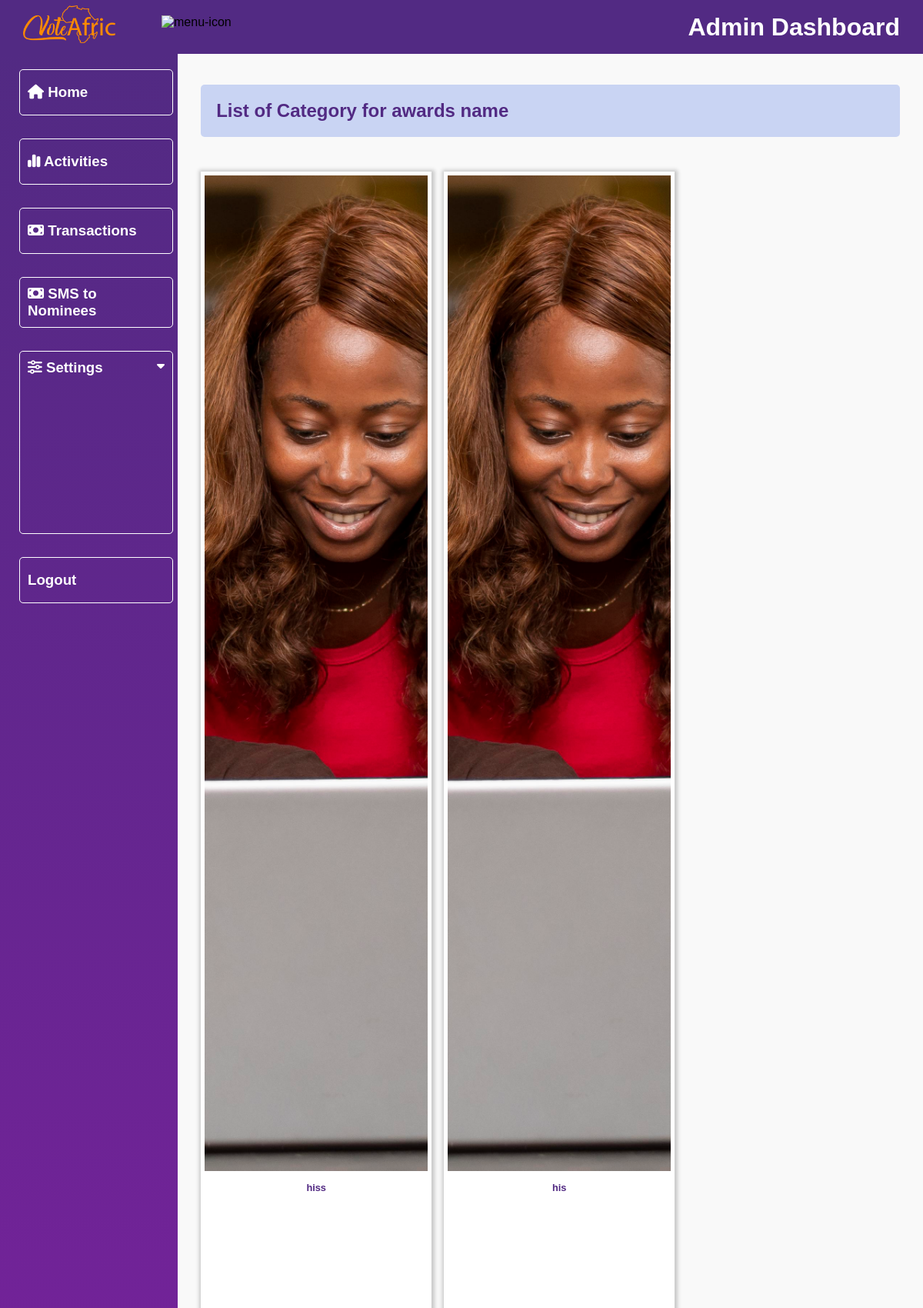
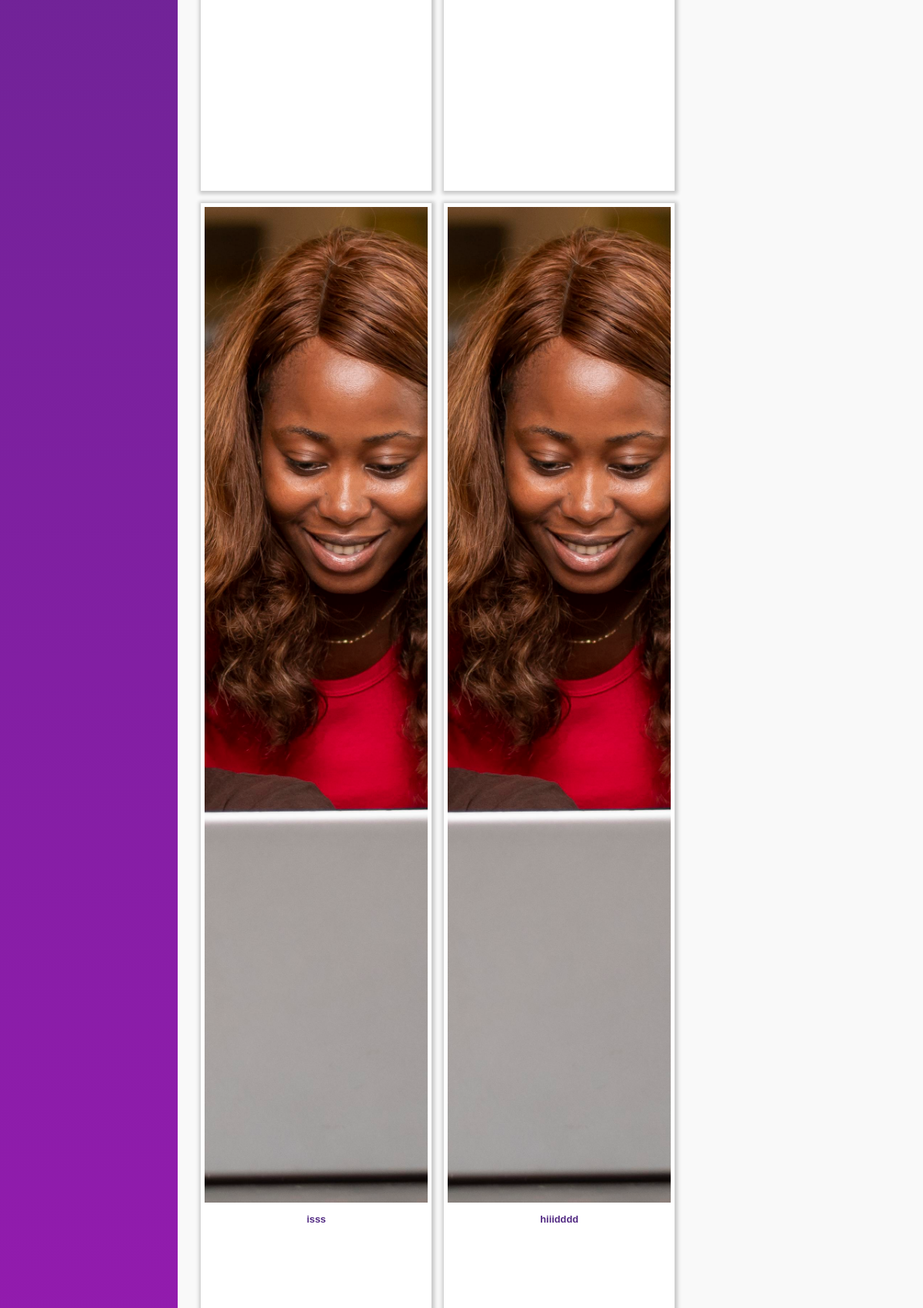
The app's page /dashboard/activity-category/ghana-wards/ (upper part) with its own data (2 pictures, top to bottom).
### vote/models.py (models this page shows, shortened)
class SubCategory(models.Model):
    category = models.ForeignKey(Category, on_delete=models.CASCADE)
    content = models.CharField(max_length=100)
    slug = models.SlugField(unique=True)
    date = models.DateTimeField(timezone.now)
    class Meta:
        verbose_name_plural = "sub categories"
        ordering = ('-date',)

class Category(models.Model):
    award = models.CharField(max_length=100)
    title = models.CharField(max_length=100, null=True)
    image = models.ImageField(upload_to="category")
    slug = models.SlugField(unique=True)
    date_added = models.DateTimeField('date added', null=True)
    end_date = models.DateTimeField('end date', null=True)
    class Meta:
        verbose_name_plural = "categories"
        ordering = ('-date_added',)

### dashboard/views.py (the view)
# urls.py: path('activity-category/<slug:category_slug>/', views.activity_category, name='activity_category'),
def activity_category(request, category_slug):
    category = None
    award = SubCategory.objects.all()
    if category_slug:
        category = get_object_or_404(Category, slug=category_slug)
        award = award.filter(category=category)
    context = {
        'category': category,
        'award': award,
        'title': 'adminPage'
    }
    return render(request, 'dashboard/activity-category.html', context)

### dashboard/templates/dashboard/activity-category.html (shortened to what this page needs)
{% extends 'dashboard/base.html' %}
{% load static %}
{% block content %}
        <div class="main">
            <div class="category-interface-container">
                <div class="heading">
                    <h2>List of Category for awards name</h2>
                </div>
                <div class="categories-container">
                    {% for n in award %}
                    <a href="{% url 'activity_nominee' n.slug %}">
                        <div class="category">
                            <div class="cat-img">
                                <img src="{{ n.category.image.url }}" alt="geima">
                            </div>
                            <div class="cat-name">
                                <h2>{{ n.content }}</h2>
                            </div>
                        </div>
                    </a>
                    {% endfor %}
                </div>
            </div>
        </div>
    </div>
{% endblock %}

### vote/static/vote/admin.css (style rules this page uses)
* { margin: 0; padding: 0; box-sizing: border-box; font-family: "Poppins", sans-serif; list-style: none; text-decoration: none; }
:root { --background-color1: #fafaff; --background-color2: #ffffff; --background-color3: #ededed; --background-color4: #afc0f0a4; --primary-color: #4b49ac; --secondary-color: #0c007d; --Border-color: #3f0097; --one-use-color: #3f0097; --two-use-color: #5500cb; --red: #E31C25; --blue: #092347; --white: #fff; --blue: #011f4a; --voiletColor: #522a83; --orangeColor: #fb812b; --whiteColor: #fff; }
body { max-width: 100%; overflow-x: hidden; background-color: #f9f9f9; }
.heading { background-color: var(--background-color4); padding: 20px; border-radius: 5px; margin-bottom: 1%; color: var(--voiletColor); font-weight: 900; }
.main { height: calc(100vh - 70px); width: 100%; overflow-y: scroll; overflow-x: hidden; padding: 40px 30px 30px 30px; }
.ongoin-awards-container, .categories-container, .registered-awards-container, .registered-category, .transaction-for-awards { padding-top: 4%; display: flex; flex-wrap: wrap; gap: 1rem; }
.ongoin-awards-container h2, .categories-container h2, .list-of-nominees h2, .registered-awards-container h2, .registered-category h2, .transaction-for-awards h2 { font-size: 0.8rem; text-align: center; color: var(--voiletColor); padding: 10px; }
.ongoin-awards-container a, .categories-container a, .registered-category a { padding: 5px; width: 100%; max-width: 300px; box-shadow: 1px 1px 5px 3px rgba(0, 0, 0, 0.2); cursor: pointer; min-height: 40vh; background-color: var(--white); }
.awards-img img, .category img, .registered-awards img, .awards-transaction-container img { width: 100%; height: 30vh; object-fit: cover; }

### records on screen
SubCategory: category.image (picture), content "hiss"
SubCategory: category.image (picture), content "his"
SubCategory: category.image (picture), content "isss"
SubCategory: category.image (picture), content "hiiidddd"
